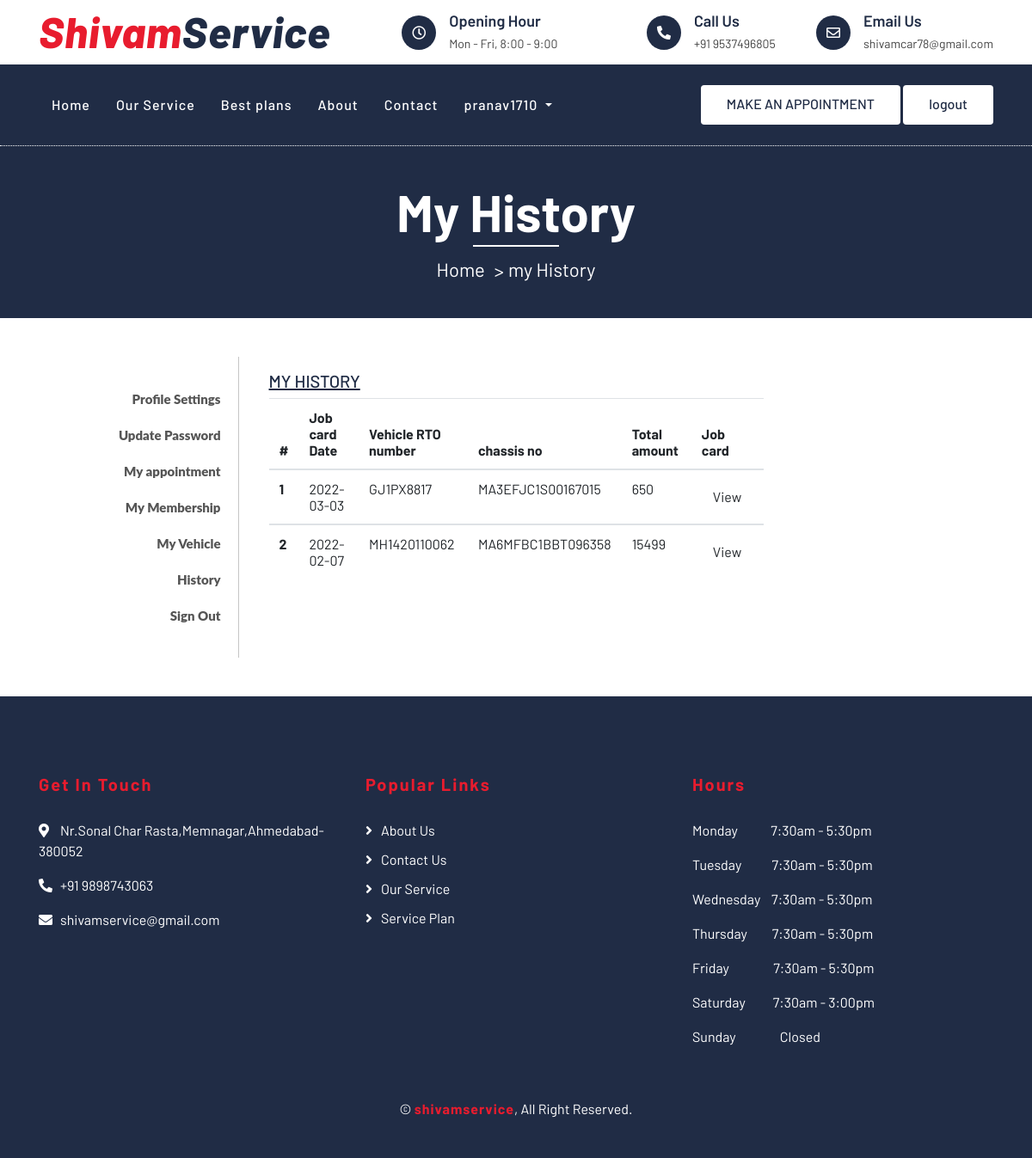
The page /my-History.php (signed in) on the database its author committed.
### tables this page shows
CREATE TABLE `user` (
  `user_id` int(5) NOT NULL,
  `user_name` varchar(30) NOT NULL,
  `user_pass` varchar(40) NOT NULL,
  `user_email` varchar(50) NOT NULL,
  `user_add` varchar(255) NOT NULL,
  `user_phone` bigint(10) DEFAULT NULL,
  `user_sec_ques` varchar(50) NOT NULL,
  `user_sec_ans` varchar(20) NOT NULL,
  `companycompany_id` int(5) NOT NULL,
  `otp` int(5) DEFAULT NULL
);

CREATE TABLE `job_card` (
  `jobcard_id` int(5) NOT NULL,
  `jobcard_date` date NOT NULL,
  `jobcard_time` time NOT NULL,
  `price` int(5) NOT NULL,
  `appointmentappointment_id` int(5) NOT NULL,
  `status` int(1) DEFAULT NULL,
  `completed_date` date DEFAULT NULL,
  `labour_charge` int(11) NOT NULL,
  `complete` int(11) NOT NULL
);

CREATE TABLE `vehicle` (
  `rto_number` varchar(12) NOT NULL,
  `customer_id` int(5) NOT NULL,
  `chassis_no` varchar(20) NOT NULL,
  `veh_color_id` int(2) NOT NULL,
  `modelcar_model_id` int(2) NOT NULL
);

### my-History.php (the view, shortened to what this page needs)
<?php
require "../shivam/lockscreen/connection.php";
require "../shivam/top.php";
?>
<head>
</head>
<div class="page-header" style="padding: 40px; ">
    <div class="container">
        <div class="row">
            <div class="col-12">
                <h2 style="margin-bottom: 10px;">My History</h2>
            </div>
            <div class="col-12">
                <a href="../shivam/">Home</a>
                <a href="">my History</a>
            </div>
        </div>
    </div>
</div>
<div class="row">
    <div class="col-md-3 col-sm-3">
        <?php include('../shivam/include/sidebar.php'); ?>
        <div class="col-md-6 col-sm-8">
            <div class="profile_wrap">
                <h5 class="uppercase underline">My history </h5>
                <div class="my_vehicles_list">
                    <?php
                    $email = $_SESSION['user_login'];
                    $fetch_cid = "SELECT customer.customer_id FROM customer JOIN user  on user.user_id = customer.Useruser_id WHERE user.user_email = '$email'";
                    if (mysqli_num_rows($res = mysqli_query($con, $fetch_cid)) > 0) {
                        $fetch_id = mysqli_fetch_assoc($res);
                        $customer_id = $fetch_id['customer_id'];
                    }
                    ?>
                    <table class="table table-hover table-fixed">
                        <?php
                        $sql = "SELECT * ,user.user_name , user.user_phone,vehicle.rto_number ,vehicle.chassis_no FROM job_card JOIN appointment ON appointment.appointment_id =job_card.appointmentappointment_id JOIN vehicle ON vehicle.rto_number = appointment.Vehicle_rto_number JOIN customer ON customer.customer_id = appointment.customercustomer_id JOIN user ON user.user_id = customer.Useruser_id WHERE appointment.statusstatus_id = 2 AND appointment.customercustomer_id = $customer_id ORDER BY `job_card`.`status`";
                        $jobcard_res = mysqli_query($con, $sql);
                        if (mysqli_num_rows($jobcard_res) > 0) {
                        ?>
                            <thead>
                                <tr>
                                    <th>#</th>
                                    <th>Job card Date</th>
                                    <th>Vehicle RTO number</th>
                                    <th>chassis no</th>
                                    <th>Total amount</th>
                                    <th class="w">Job card</th>
                                </tr>
                            </thead>
                            <?php
                            $count = 1;
                            while ($row = mysqli_fetch_assoc($jobcard_res)) {
                            ?>
                                <tbody>
                                    <tr style="padding: 0px;">
                                        <th scope="row"><?php echo $count;$count++; ?></th>
                                        <td><?php echo $row['jobcard_date']; ?></td>
                                        <td><?php echo $row['rto_number']; ?></td>
                                        <td><?php echo $row['chassis_no']; ?></td>
                                        <td><?php echo $row['price']; ?></td>
                                        <td>
                                                 <?php
                                                $sql1 = "SELECT * FROM job_card JOIN appointment  on appointment.appointment_id = job_card.appointmentappointment_id WHERE job_card.appointmentappointment_id = {$row['appointment_id']} ";
                                                if (mysqli_num_rows($res = mysqli_query($con, $sql1)) > 0) {
                                                    $fetch_jid = mysqli_fetch_assoc($res);
                                                    $jid = $fetch_jid['jobcard_id'];
                                                ?>
                                                    <div class="vehicle_status"> <a href="my-jobcard.php?jid=<?php echo $jid ?>" class="btn outline btn-xs">View</a>
                                                    <?php
                                                } else {
                                                    echo "Not created";
                                                }
                                                    ?>
                                            </td>
                                    </tr>
                                </tbody>
                            <?php  } ?>
                    </table>
                <?php
                        } else {
                ?>
                    <div style="font-size: xx-large; color: red; ">No appointment found</div>
                <?php
                        } ?>
                </div>
            </div>
        </div>
    </div>
<?php
require_once "../shivam/foter.php";
?>

### top.php (shortened to what this page needs)
<?php
  require "../shivam/lockscreen/connection.php";
  ?>
<head>
    <link href="https://stackpath.bootstrapcdn.com/bootstrap/4.4.1/css/bootstrap.min.css" rel="stylesheet">
    <link href="https://cdnjs.cloudflare.com/ajax/libs/font-awesome/5.10.0/css/all.min.css" rel="stylesheet">
    <link href="lib/flaticon/font/flaticon.css" rel="stylesheet">
    <link href="lib/animate/animate.min.css" rel="stylesheet">
    <link href="lib/owlcarousel/assets/owl.carousel.min.css" rel="stylesheet">
    <link href="css/style.css" rel="stylesheet">
</head>
<div class="top-bar">
    <div class="container">
        <div class="row align-items-center">
            <div class="col-lg-4 col-md-12">
                <div class="logo">
                    <a href="index.php">
                        <h1>Shivam<span>Service</span></h1>
                    </a>
                </div>
            </div>
            <div class="col-lg-8 col-md-7 d-none d-lg-block">
                <div class="row">
                    <div class="col-4">
                        <div class="top-bar-item">
                            <div class="top-bar-icon">
                                <i class="far fa-clock"></i>
                            </div>
                            <div class="top-bar-text">
                                <h3>Opening Hour</h3>
                                <p>Mon - Fri, 8:00 - 9:00</p>
                            </div>
                        </div>
                    </div>
                    <div class="col-4">
                        <div class="top-bar-item">
                            <div class="top-bar-icon">
                                <i class="fa fa-phone-alt"></i>
                            </div>
                            <div class="top-bar-text">
                                <h3>Call Us</h3>
                                <p>+91 9537496805 </p>
                            </div>
                        </div>
                    </div>
                    <div class="col-4">
                        <div class="top-bar-item">
                            <div class="top-bar-icon">
                                <i class="far fa-envelope"></i>
                            </div>
                            <div class="top-bar-text">
                                <h3>Email Us</h3>
                                <p>shivamcar78@gmail.com</p>
                            </div>
                        </div>
                    </div>
                </div>
            </div>
        </div>
    </div>
</div>
<div class="nav-bar">
    <div class="container">
        <nav class="navbar navbar-expand-lg bg-dark navbar-dark">
            <div class="collapse navbar-collapse justify-content-between" id="navbarCollapse">
                <div class="navbar-nav mr-auto">
                    <a href="index.php" class="nav-item nav-link ">Home</a>
                    <a href="service.php" class="nav-item nav-link ">Our Service</a>
                    <a href="bestplan.php" class="nav-item nav-link">Best plans</a>
                    <a href="about.php" class="nav-item nav-link">About</a>
                    <a href="contact.php" class="nav-item nav-link">Contact</a>
                    <?php
                      if (isset($_SESSION["user_login"])) {
                      ?><div class="dropdown show">
                            <a class="nav-link dropdown-toggle" href="#" role="button" id="dropdownMenuLink" data-toggle="dropdown" aria-haspopup="true" aria-expanded="false">
                                <?php
                                  $email = $_SESSION['user_login'];
                                  $get_username = "SELECT * FROM user WHERE user_email = '$email'";
                                  $res = mysqli_query($con, $get_username);
                                  $username = mysqli_fetch_array($res);
                                  echo $username['user_name'];
                                  ?>
                            </a>
                        </div>
                    <?php
                      }
                      ?>
                </div>
                <div class="ml-auto">
                    <?php
                      if (isset($_SESSION["user_login"])) {
                      ?>
                        <a class="btn btn-custom" href="../shivam/bookapp.php">MAKE AN APPOINTMENT</a>
                        <a class="btn btn-custom" href="../shivam/lockscreen/log-out-user.php">logout</a>
                    <?php
                      } else {
                      ?>
                        <a class="btn btn-custom" href="../shivam/lockscreen/login-user.php">MAKE AN APPOINTMENT</a>
                        <a class="btn btn-custom" href="lockscreen/login-user.php">Login</a>
                    <?php
                      }
                      ?>
                </div>
            </div>
        </nav>
    </div>
</div>

### css/style.css (style rules this page uses)
body { color: #444444; font-weight: 400; background: #ffffff; font-family: 'Barlow', sans-serif; overflow-x: hidden; }
h1, h2, h3, h4, h5, h6 { color: #202C45; }
a { color: #202C45; transition: .3s; }
.btn.btn-custom { padding: 10px 30px 12px 30px; text-align: center; font-size: 16px; font-weight: 500; color: #ffffff; background: #E81C2E; border: none; box-shadow: inset 0 0 0 0 #202C45; transition: ease-out 0.5s; -webkit-transition: ease-out 0.5s; -moz-transition: ease-out 0.5s; }
.top-bar { position: relative; height: 75px; display: flex; align-items: center; background: #ffffff; }
.top-bar .logo { text-align: left; overflow: hidden; }
.top-bar .logo h1 { margin: -4px 0 0 0; color: #E81C2E; font-size: 50px; line-height: 50px; font-weight: 800; letter-spacing: 1px; font-style: italic; }
.top-bar .logo h1 span { color: #202C45; }
.top-bar .top-bar-item { display: flex; align-items: center; justify-content: flex-end; }
.top-bar .top-bar-icon { width: 40px; height: 40px; display: flex; align-items: center; justify-content: center; background: #202C45; border-radius: 40px; }
.top-bar .top-bar-icon i { margin: 0; color: #ffffff; font-size: 16px; }
.top-bar .top-bar-text { padding-left: 15px; }
.top-bar .top-bar-text h3 { margin: 0 0 5px 0; font-size: 18px; font-weight: 600; }
.top-bar .top-bar-text p { margin: 0; font-size: 14px; font-weight: 400; }
.nav-bar { position: relative; background: #202C45; }
.nav-bar .navbar { padding: 20px 0; background: #202C45 !important; transition: .3s; }
.navbar-dark .navbar-nav .nav-link, .navbar-dark .navbar-nav .nav-link:focus, .navbar-dark .navbar-nav .nav-link:hover, .navbar-dark .navbar-nav .nav-link.active { color: #ffffff; padding: 15px; font-weight: 500; letter-spacing: 1px; }
.nav-bar .btn.btn-custom { color: #202C45; background: #ffffff; box-shadow: inset 0 0 0 0 #E81C2E; }
.page-header { position: relative; margin-bottom: 45px; padding: 90px 0; text-align: center; background: #202C45; border-top: 1px dotted #ffffff; }
.page-header h2 { position: relative; color: #ffffff; font-size: 60px; font-weight: 700; margin-bottom: 20px; padding-bottom: 5px; }
.page-header h2::after { position: absolute; content: ""; width: 100px; height: 2px; left: calc(50% - 50px); bottom: 0; background: #ffffff; }
.page-header a { position: relative; padding: 0 12px; font-size: 22px; color: #ffffff; }
.page-header a::after { position: absolute; content: ">"; width: 8px; height: 8px; top: -2px; right: -7px; text-align: center; color: #ffffff; }
.page-header a:last-child::after { display: none; }

### my-History.php (style rules this page uses)
.profile_wrap { padding: 16px 5px; }
.row { margin-right: -15px; margin-left: -15px; }
.uppercase { text-transform: uppercase; }
h5 { color: #111111; font-weight: 900; margin: 0 auto 15px; font-size: 20px; line-height: 32px; }
.underline { text-decoration: underline; }

### rows shown on the page
user: user_name "pranav1710"
job_card: jobcard_date "2022-03-03", vehicle.rto_number "GJ1PX8817", vehicle.chassis_no "MA3EFJC1S00167015", price "650"
job_card: jobcard_date "2022-02-07", vehicle.rto_number "MH1420110062", vehicle.chassis_no "MA6MFBC1BBT096358", price "15499"
